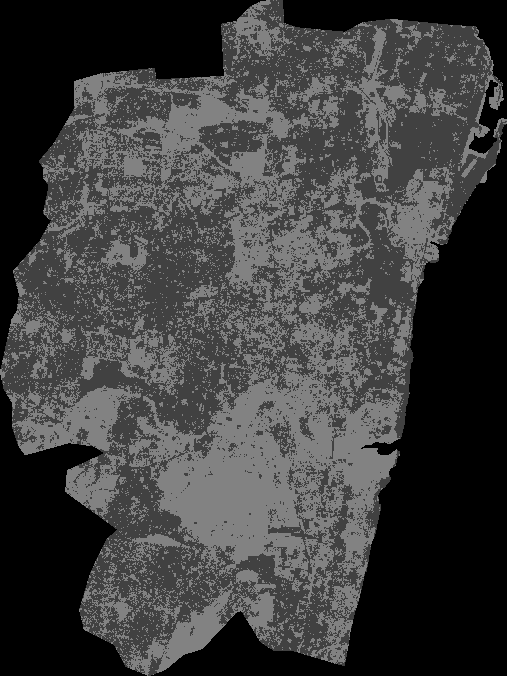
#> input picture URBANIZATION_WITHOUT_CHANGE_CLASSIFIER/BU_NBU_maps/Chennai/Chennai_BU_NBU_2016.png, 507 x 676 px, given in place of Bangalore_BU_NBU_2016.png, which was not available
$ python Visualize_indicators.py
#> lines starting #> are read from the running program, lines starting #| are printed output that depends on the picture; pictures that were not available may be replaced by others from this repository, and a replacement may not be noted
import numpy as np
import pandas as pd
from IPython.display import display
import matplotlib.pyplot as plt
import sys, os
from PIL import Image
from math import ceil, floor

'''
Getting the latitude and longitude bounding box of the district
'''
def Get_district_bounding_box( district_coordinates_filepath, district ):
#> called with district_coordinates_filepath = 'district_coordinates.csv', district = 'Bangalore'
    bounding_box_dataframe = pd.read_csv(district_coordinates_filepath)
#> (reads URBANIZATION_WITHOUT_CHANGE_CLASSIFIER/district_coordinates.csv from the repository)
#> further down, sample_image is the input picture: shape (676, 507); min 0, max 130, mean 62.6
    district_index = np.where( bounding_box_dataframe["District_Name"].values == district )
    min_lat = float( (bounding_box_dataframe["MinLat"].values)[district_index] )
    max_lat = float( (bounding_box_dataframe["MaxLat"].values)[district_index] )
    min_lon = float( (bounding_box_dataframe["MinLong"].values)[district_index] )
    max_lon = float( (bounding_box_dataframe["MaxLong"].values)[district_index] )
    return min_lat, max_lat, min_lon, max_lon


'''
This function pads the image on all 4 sides to accommodate the difference in actual and rounded value
The padded pixels have the value of background pixels i.e 0
Inputs:
1) BU_NBU_map: The BU and NBU mapping of a district for a particular year
2) min_lat, max_lat, min_lon, max_lon: Original tight bounding box
3) rounded_min_lat, rounded_max_lat, rounded_min_lon, rounded_max_lon: Rounded off bounding box
'''
def Pad_image(BU_NBU_map, min_lat, max_lat, min_lon, max_lon, rounded_min_lat, rounded_max_lat, rounded_min_lon, rounded_max_lon):
    # since (max_coordinate - min_coordinate) = #row/column pixels, thus using unitary method
#> called with min_lat = 12.65, max_lat = 13.22, min_lon = 77.32, max_lon = 77.83, rounded_min_lat = 12.64, rounded_max_lat = 13.23, rounded_min_lon = 77.32, rounded_max_lon = 77.83
    top_rows = ceil( BU_NBU_map.shape[0] * ( (rounded_max_lat - max_lat) / (max_lat - min_lat) ) )
#> top_rows = 8
    bottom_rows = ceil( BU_NBU_map.shape[0] * ( (min_lat - rounded_min_lat) / (max_lat - min_lat) ) )
#> bottom_rows = 10
    left_columns = ceil( BU_NBU_map.shape[1] * ( (min_lon - rounded_min_lon) / (max_lon - min_lon) ) )
#> left_columns = 3
    right_columns = ceil( BU_NBU_map.shape[1] * ( (rounded_max_lon - max_lon) / (max_lon - min_lon) ) )
#> right_columns = 5

    for row in range(top_rows):
        BU_NBU_map = np.insert(BU_NBU_map, 0, np.zeros( (BU_NBU_map.shape[1],), dtype=int), axis=0)
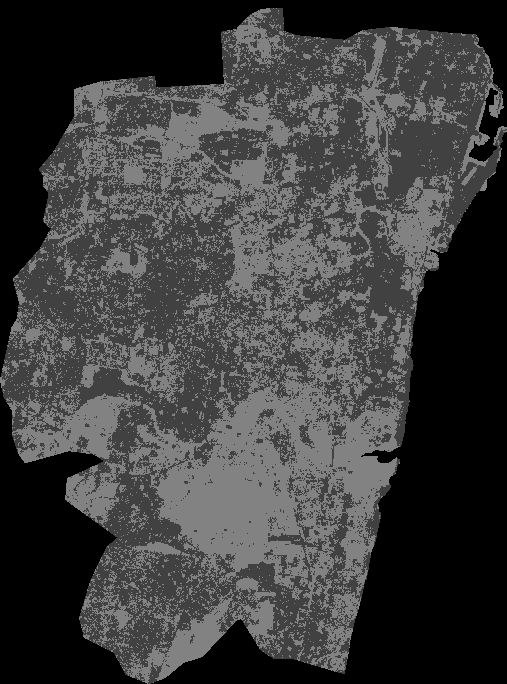
#> BU_NBU_map: shape (684, 507); min 0, max 130, mean 61.9
    for row in range(bottom_rows):
        BU_NBU_map = np.insert(BU_NBU_map, len(BU_NBU_map), np.zeros( (BU_NBU_map.shape[1],), dtype=int), axis=0)
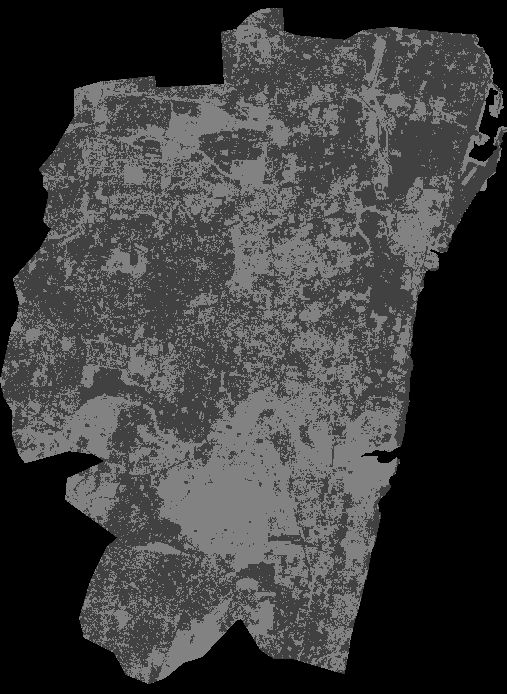
#> BU_NBU_map: shape (694, 507); min 0, max 130, mean 61
    for column in range(left_columns):
        BU_NBU_map = np.c_[ np.zeros( (BU_NBU_map.shape[0],), dtype=int ), BU_NBU_map ]
#> this loop made 3 passes
#> pass 1, in Pad_image, `BU_NBU_map = np.c_[ np.zeros( (BU_NBU_map.shape[0],), dtype=int ), BU_..`:
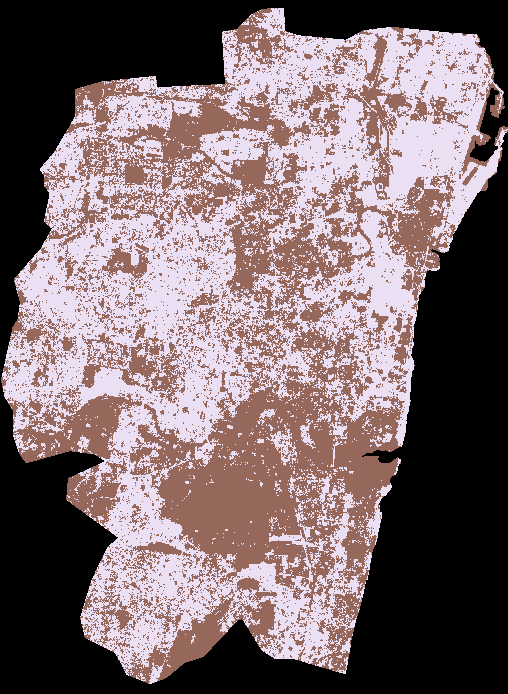
#> BU_NBU_map: shape (694, 508) int64; 3 distinct labels, from 0 to 130; one colour per label, 0 black
    for column in range(right_columns):
        BU_NBU_map = np.c_[ BU_NBU_map, np.zeros( (BU_NBU_map.shape[0],), dtype=int ) ]
#> this loop made 5 passes
#> pass 1, in Pad_image, `BU_NBU_map = np.c_[ BU_NBU_map, np.zeros( (BU_NBU_map.shape[0],), dtyp..`:
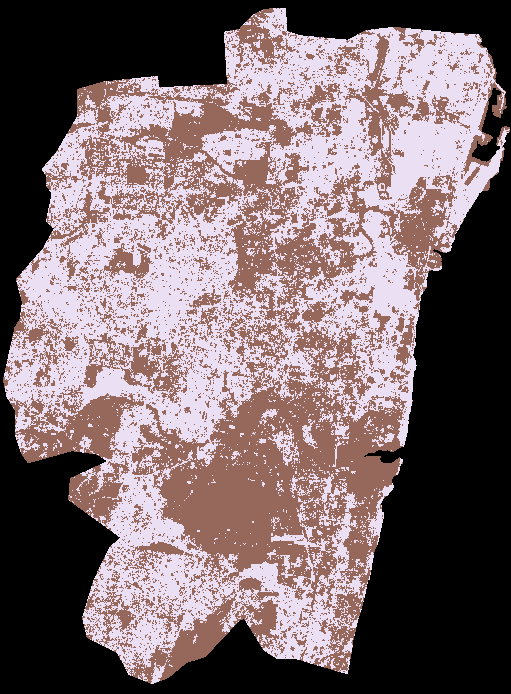
#> BU_NBU_map: shape (694, 511) int64; 3 distinct labels, from 0 to 130; one colour per label, 0 black
#> pass 2, in Pad_image, `BU_NBU_map = np.c_[ BU_NBU_map, np.zeros( (BU_NBU_map.shape[0],), dtyp..`:
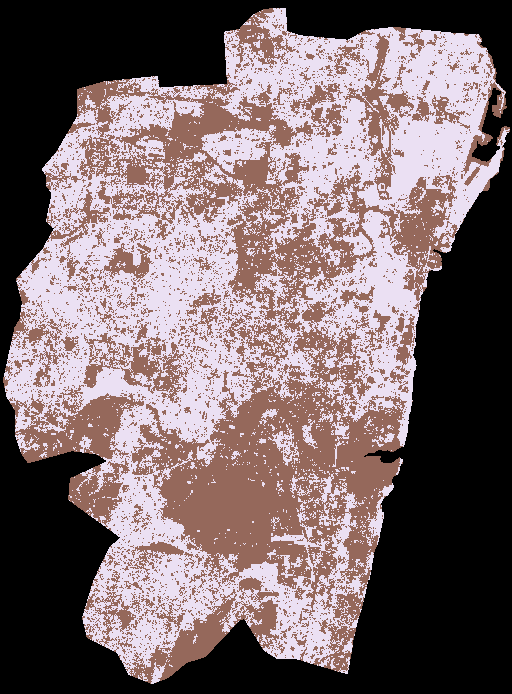
#> BU_NBU_map: shape (694, 512) int64; 3 distinct labels, from 0 to 130; one colour per label, 0 black
#> pass 3, in Pad_image, `BU_NBU_map = np.c_[ BU_NBU_map, np.zeros( (BU_NBU_map.shape[0],), dtyp..`:
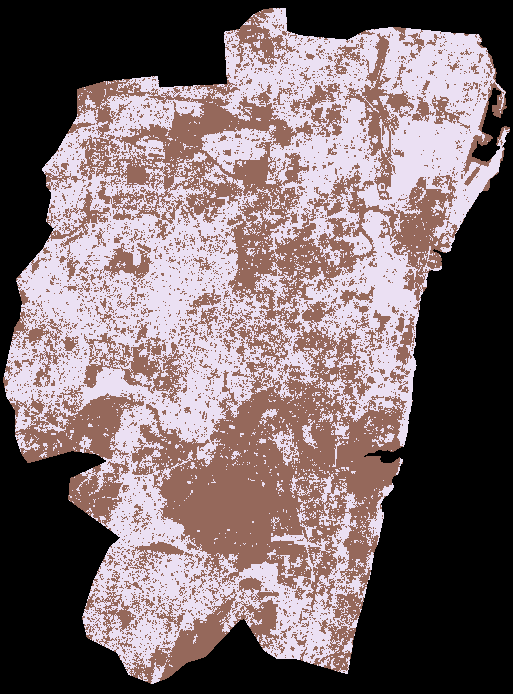
#> BU_NBU_map: shape (694, 513) int64; 3 distinct labels, from 0 to 130; one colour per label, 0 black
#> after the loop:
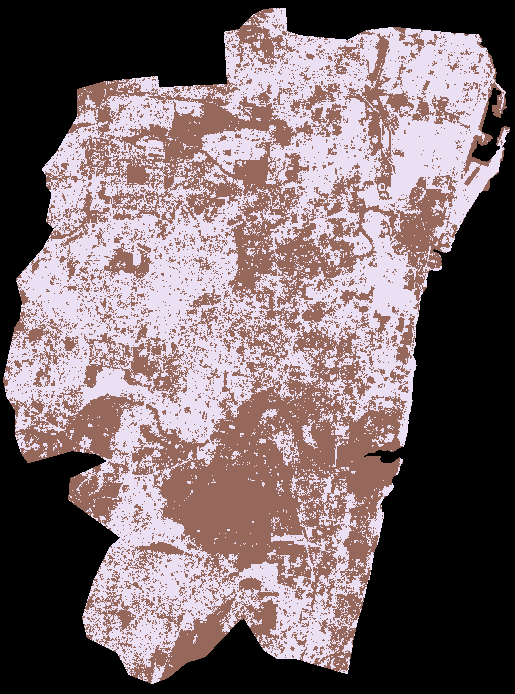
#> BU_NBU_map: shape (694, 515) int64; 3 distinct labels, from 0 to 130; one colour per label, 0 black

    return BU_NBU_map


'''
This function plots the district image with C1-C5 grid visualization
'''
# [52 lines left out: function Plot_grid_classes, not called in this run]


'''
This function plots the district image with grid types- Urban, Periurban, and Rural
'''
# [43 lines left out: function Plot_grid_types, not called in this run]


'''
Driver code begins here for the year 2019
'''
districts = ['Bangalore','Chennai','Delhi','Gurgaon','Hyderabad','Kolkata','Mumbai']
years = ['2016', '2019']

for district in districts:
    print(district)
    min_lat, max_lat, min_lon, max_lon = Get_district_bounding_box( 'district_coordinates.csv', district )

    # Since the grid size (0.01) is of precision 2, round off the image bounding box to fit all the grids
    rounded_min_lat = floor(100.0 * min_lat) / 100.0
    rounded_max_lat = ceil(100.0 * max_lat) / 100.0
    rounded_min_lon = floor(100.0 * min_lon) / 100.0
    rounded_max_lon = ceil(100.0 * max_lon) / 100.0

    # take a sample image of district to find background and non-background pixels. Pad image to fit the grid size
    sample_image = np.array( Image.open('BU_NBU_maps/'+district+'/'+district+'_BU_NBU_2016.png') )
    padded_image = Pad_image(sample_image, min_lat, max_lat, min_lon, max_lon, rounded_min_lat, rounded_max_lat, rounded_min_lon, rounded_max_lon)

    for year in years:
        indicators_filename =  'Grid_wise_all_indicators/'+district+'/'+district+'_'+year+'_all_indicators.csv'
#> (the run stopped early here; a loop or call above may not have finished)
